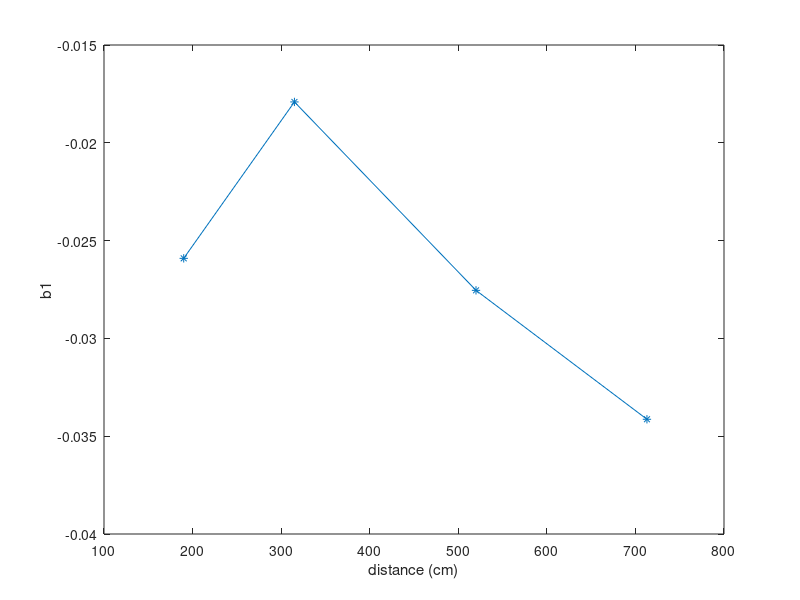
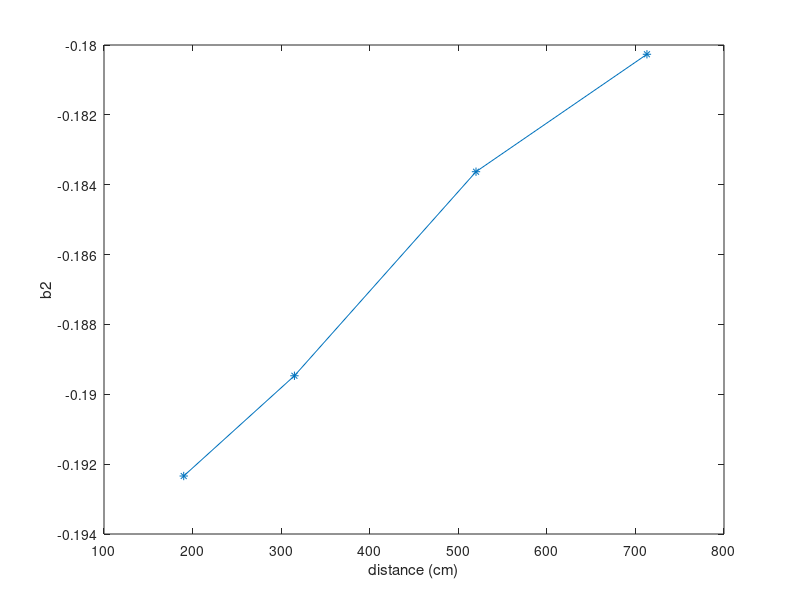

The MATLAB script that drew these images, in order:
close all
clear
clc
%%
b_190 = [-0.025907008264623,-0.192339698251549];
b_315 = [-0.017910504261803,-0.189470015405927];
b_520 = [-0.027543133488605,-0.183627860477250];
b_713 = [-0.034134495026301,-0.180265408504355];
B = [b_190;b_315;b_520;b_713];
D = [190;315;520;713];
%%
figure('Name','b1 vs distances','NumberTitle','off')
plot(D,B(:,1),'-*');
xlabel('distance (cm)')
ylabel('b1')
figure('Name','b2 vs distances','NumberTitle','off')
plot(D,B(:,2),'-*');
xlabel('distance (cm)')
ylabel('b2')